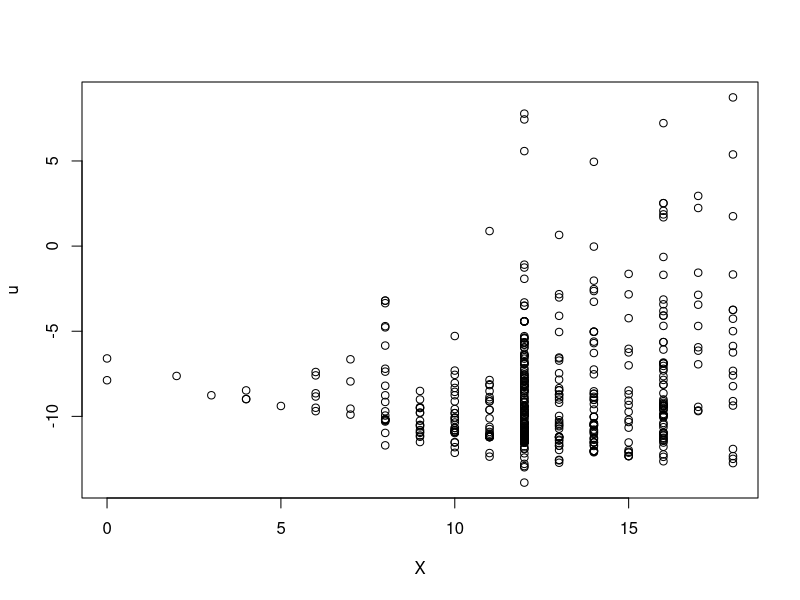

This chart was generated by the following R code: (Note: this script raises an error after producing the figure.)
## ---- chunk 1
knitr::opts_chunk$set(echo = TRUE)
## ---- chunk 2
library(dplyr)
## ---- chunk 3
tabla1 <- read.csv("wage1.csv")
## ---- chunk 4
modelo <- lm(educ ~ wage, tabla1)
coeficientes <-  coef(modelo)
b1 <- coeficientes[1]
b2 <- coeficientes[2]
b1
b2
## ---- chunk 5
tabla2 <- select(tabla1, wage, educ)
tabla2 <- rename(tabla2, Y = wage, X = educ)
tabla2 <- mutate(tabla2, Xm2 = (X-mean(X))^2)
tabla2 <- mutate(tabla2, x = (mean(X))-X, x2=x^2)
tabla2 <- mutate(tabla2, y = (mean(Y))-Y)
tabla2 <- mutate(tabla2, y2 = y^2)
tabla2 <- mutate(tabla2, yi = (b1+(b2*X)))
tabla2 <- mutate(tabla2, yi2 = yi^2)
tabla2 <- mutate(tabla2, u = (Y-yi))
tabla2 <- mutate(tabla2, u2 = u^2)
head(tabla2)
## ---- chunk 6
a10 <- b1+(10*b2)
a10
a16 <- b1+(16*b2)
a16
a1 <- b1+(1*b2)
a1
a4 <- b1+(4*b2)
a4
## ---- chunk 7
y2 <- sum(tabla2$y2)
y2
yi2 <- sum(tabla2$yi2)
yi2
u2 <- sum(tabla2$u2)
u2
## ---- chunk 8
plot(u~X, data = tabla2)
## ---- chunk 9
vari <- (sum(tabla2$u2))/(n-2)
vari
varb2 <- vari/sum(tabla2$x2)
varb2
eeb2 <- sqrt(vari)/sqrt(sum(tabla2$x2))
eeb2
varb1 <- (sum(tabla2$x2)/(n*sum(tabla2$x2)))*vari
varb1
eeb1 <- sqrt((sum(tabla2$x2)/(n*sum(tabla2$x2))))*sqrt(vari)
eeb1
cova <- -mean(tabla2$X)*varb2
cova
## ---- chunk 10
summary(modelo)
